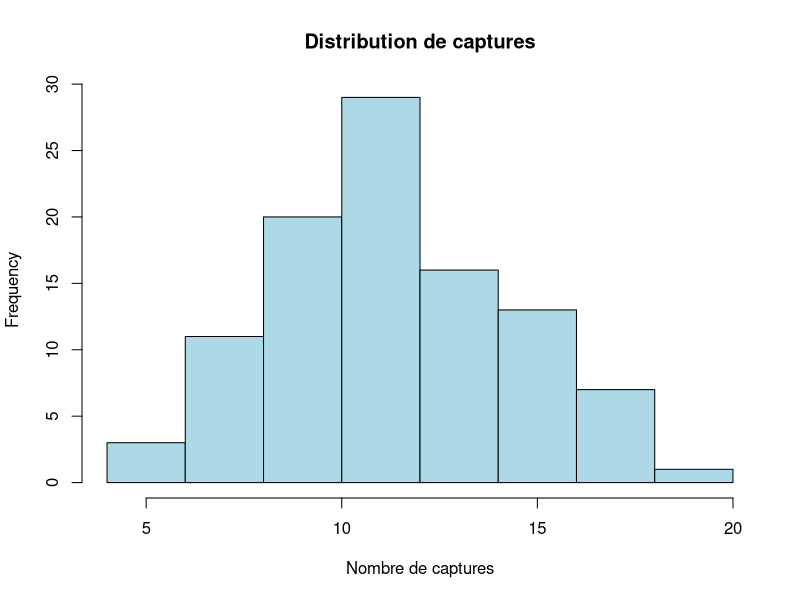
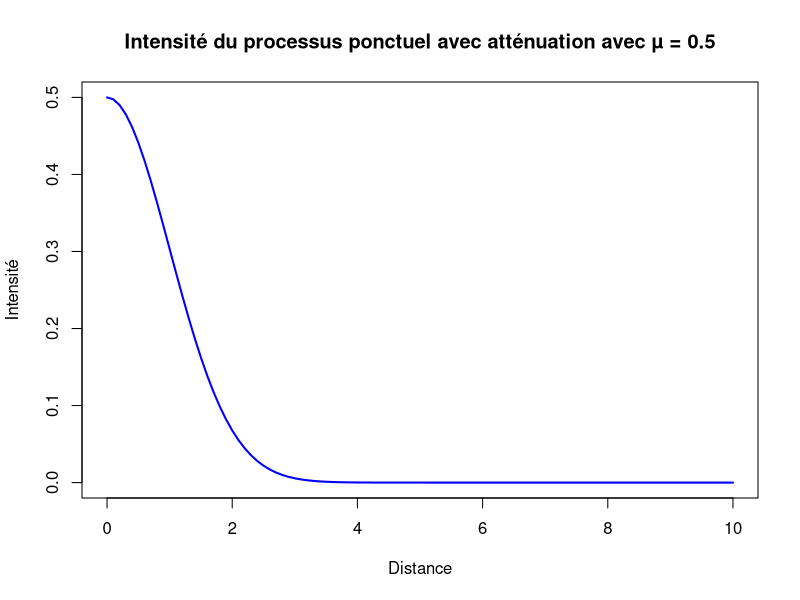
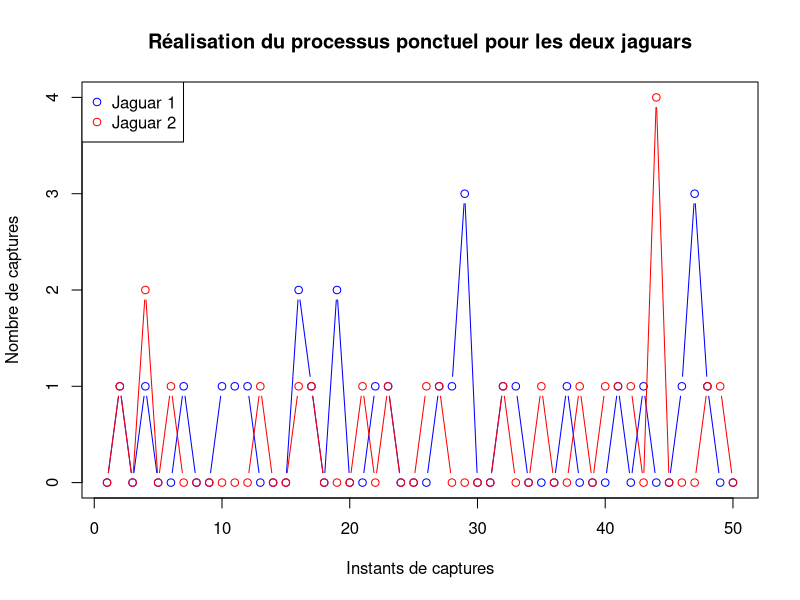

Generate these figures, in order, with R:
## ---- chunk 1
knitr::opts_chunk$set(echo = TRUE, warning = FALSE, message = FALSE,fig.align = "center")
## ---- chunk 2
mu <- 0.5  
duree <- 24  
nombre_moyen_photos <- mu * duree
nombre_moyen_photos
## ---- chunk 3
lambda <- mu * duree

captures_j <- rpois(100, lambda)
hist(captures_j, main="Distribution de captures", xlab="Nombre de captures", col="lightblue", border="black")

## ---- chunk 4
# On defnie la fonction attenuation
process_attenuation <- function(d) {
  mu * exp(-d^2/2)
}

# on teste avec quelques distances
dist=seq(0, 10, by=0.1)
intensites=process_attenuation(dist)
# exploration graphique
plot(dist, intensites, type="l", col="blue", lwd=2, xlab="Distance", ylab="Intensité", main="Intensité du processus ponctuel avec atténuation avec µ = 0.5")

## ---- chunk 5
# On gener une réalisation de captures pour les deux jaguars
set.seed(1862)
n <- 50
c_jaguar1 <- rpois(n, lambda = 0.5)
c_jaguar2 <- rpois(n, lambda = 0.5)

# Exploration graphique
plot(c_jaguar1, type = "b", col = "blue", xlab = "Instants de captures", ylab = "Nombre de captures", main = "Réalisation du processus ponctuel pour les deux jaguars", ylim = c(0, max(c_jaguar1, c_jaguar2)))
lines(c_jaguar2, type = "b", col = "red")
legend("topleft", legend = c("Jaguar 1", "Jaguar 2"), col = c("blue", "red"), pch = 1)

## ---- chunk 6
# définission de la fonction simul
simul = function(d1=0.5, d2=1, mu_jour=1, mu_nuit=3){
  
  mu1 = (exp(-d1^2/2) * (12*mu_jour + 12*mu_nuit)) # Calcul de l'intensité de µ1
  mu2 = (exp(-d2^2/2) * (12*mu_jour + 12*mu_nuit)) # Calcul de l'intensité de µ2
  mu = mu1 + mu2 # intensité globale
  
  rpois(1, lambda = mu) # géneralisation d'une réalisation avec une distribution de Poisson

}
## ---- chunk 7
# Appel de la fonction simul avec les valeur par defaut
simul()
## ---- chunk 8
# Fonction estim_MC : Estimation Monte Carlo du nombre moyen de captures par jour
estim_MC = function(rep=100000){
  
  C = 0 # Initialisation de la somme des captures
  # Boucle MC pour simuler plusieurs réalisations
  for(i in 1:rep){ 
    C = C + simul() # Appel de la fonction simul() avec les parametres par defaut
  }
  return(C/rep)  # retourne la moyenne des captures sur toutes les simulations
}
# Appel de la fonction estim_MC() pour obtenir une estimation numérique du nombre moyen de captures par jour 
estim_MC()


## ---- chunk 9
# Définition des paramètres
d1 = 0.5        # distance pour le jaguar 1
d2 = 1          # distance pour le jaguar 2
mu_jour = 1     # intensité de capture photos en journée
mu_nuit = 3     # intensité de capture photos pendant la nuit

# Calcul des intensités pour chaque jaguar et l'intensité totale
mu1 = (exp(-d1^2/2) * (12*mu_jour + 12 * mu_nuit))  # intensité pour le jaguar 1
mu2 = (exp(-d2^2/2) * (12*mu_jour + 12 * mu_nuit))  # intensité pour le jaguar 2
mu = mu1 + mu2  # Intensité totale
mu

